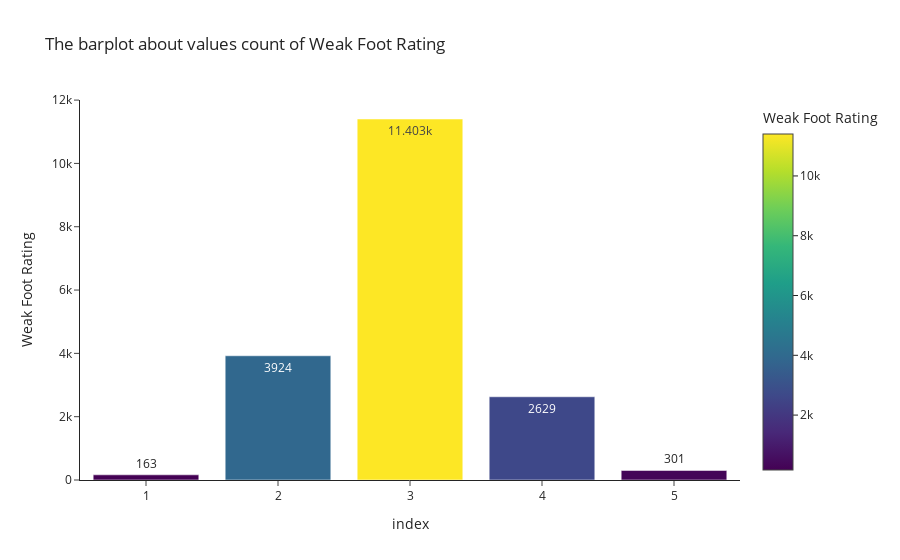

Here is the notebook cell this chart was saved with:
### Code cell
iplot(px.bar(data_frame=df['Weak Foot Rating'].value_counts().reset_index()
       ,x='index',y='Weak Foot Rating',template='simple_white',text_auto=True,color='Weak Foot Rating'
             ,title = 'The barplot about values count of Weak Foot Rating'))

### Figure 1 — Plotly figure (JSON) as saved in the notebook; plotly's stock layout.template omitted (floating-point values rounded to 4 significant figures)
{"data": [{"alignmentgroup": "True", "hovertemplate": "index=%{x}<br>Weak Foot Rating=%{marker.color}<extra></extra>", "legendgroup": "", "marker": {"color": [11403, 3924, 2629, 301, 163], "coloraxis": "coloraxis", "pattern": {"shape": ""}}, "name": "", "offsetgroup": "", "orientation": "v", "showlegend": false, "textposition": "auto", "texttemplate": "%{y}", "type": "bar", "x": [3, 2, 4, 5, 1], "xaxis": "x", "y": [11403, 3924, 2629, 301, 163], "yaxis": "y"}], "layout": {"barmode": "relative", "coloraxis": {"colorbar": {"title": {"text": "Weak Foot Rating"}}, "colorscale": [[0, "#440154"], [0.1111, "#482878"], [0.2222, "#3e4989"], [0.3333, "#31688e"], [0.4444, "#26828e"], [0.5556, "#1f9e89"], [0.6667, "#35b779"], [0.7778, "#6ece58"], [0.8889, "#b5de2b"], [1, "#fde725"]]}, "legend": {"tracegroupgap": 0}, "title": {"text": "The barplot about values count of Weak Foot Rating"}, "xaxis": {"anchor": "y", "domain": [0, 1], "title": {"text": "index"}}, "yaxis": {"anchor": "x", "domain": [0, 1], "title": {"text": "Weak Foot Rating"}}}}
